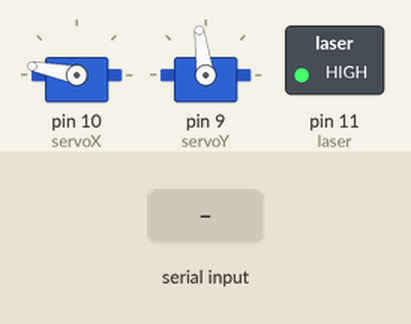
A sketch run on a simulated Arduino Uno, built with avr-gcc and run on an emulated ATmega328P. Shown: 2 × servo, switched loads named in the sketch (green lamp = pin HIGH). The inputs (shaded band) are chosen by the test bench. Random numbers use the default seed unless the sketch sets one; what the sketch prints to the serial monitor is not drawn.

Above: at 1.2 s.
1.3 s: "t" received over Serial
At 2.49 s:
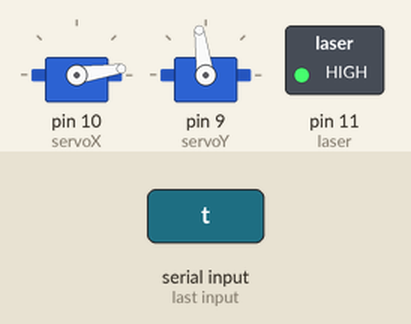
4.3 s: "g" received over Serial
At 4.6 s:
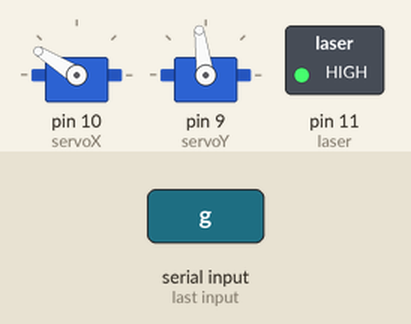
6.2 s: "90,45,200\n" received over Serial
At 7.4 s:
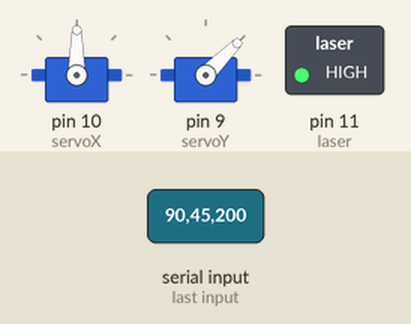
7.7 s: "t" received over Serial
Timing chart, 0 to 12.9 s (numbered marks = the images above; inputs shaded):
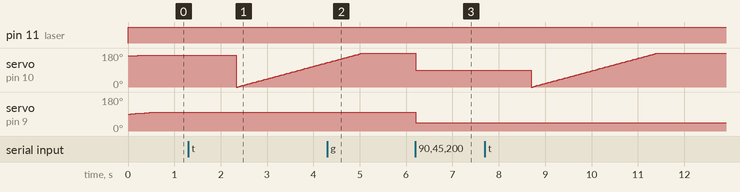

Measured:
- after the input at 6.2 s, servo on pin 10 (servoX): 179° → 90° at once; servo on pin 9 (servoY): 98° → 45° at once

The sketch:

main.ino
```cpp
/* Cat laser attak
 */

#include <Servo.h>
#include <Servo.h>
#include <avr/sleep.h>

Servo servoX;
Servo servoY;
const int laser = 11;
int etat = 0;
// Globals for storing position...  probably useless since the servo library does it for me
int posX=165;
int posY=90;
int xRandRangeMax=15;
int xRandRangeMin=-15;

// Don't want these functions in my way, so prototype them and define them after loop.
void xyMove(int currentX, int currentY, int newX, int newY, int steps=10, int msDuration=500);
void handleInput();


// I'm not very concerned with timing being accurate.  I just want to turn off after ROUGHLY N minutes.  Probably 10.
unsigned long int timer=0;

// timer will track the amount of time this has been on by adding.. until I figure out real time.  When it's larger than X, it'll reset and sleep.
unsigned long int catInterestTime=10;// minutes


unsigned long int highTimer=0;
unsigned long int maxHighTime=15000;//ms; can stay above horizon for 15s.  Logic is broken, but generally working.


void setup() {
  // put your setup code here, to run once:

  pinMode (laser, OUTPUT);
  servoX.attach(10);
  servoY.attach(9);

  //digitalWrite (laser, HIGH);
  servoX.write(posX);
  servoY.write(posY);
  Serial.begin(9600);
  etat = 0;

// related to wake on button press.
  digitalWrite (2, HIGH);  // enable pull-up
}


int elapsedMillis(int startMillis, int endMillis){
  return endMillis - startMillis;
}
unsigned long int trackTime(unsigned long int timer, int startMillis, int endMillis){
  unsigned long int elapsed = (unsigned long int)elapsedMillis(startMillis, endMillis);
  return timer + elapsed;
}

bool isXHigh(int x){
  if (x <= 115){
    return true;
  }
  return false;
}

bool isYHigh(int y){
  if (y>=135){
    return true;
  }
  return false;
}

bool isYLow(int y){
  if (y<=45){
    return true;
  }
  return false;
}
bool isHigh(int x, int y){

/* For the full sweep of x,y, if X>110 ish, points to floor for 0<y<180
   if x<110, points straight out or towards ceiling
   */
  if (isXHigh(x)){
    return true;
  }
  if (isYHigh(y) || isYLow(y)){
    return true;
  }
  return false;
}

void loop(){
  if (Serial.available() != 0){
    handleInput(); //debug mode
  }

  digitalWrite(laser, 1);
  int startMillis= millis();
  int millisBetweenTicks=random(1, 1000);

  int xDir=random(xRandRangeMin,xRandRangeMax);
  int yDir=random(-15,15);
  posX=servoX.read();
  posY=servoY.read();
  Serial.print("(X, Y): "); Serial.print(posX); Serial.print(", ");Serial.println(posY);

  if (highTimer >= maxHighTime){
    if (isXHigh(posX)){
      xDir=random(0, xRandRangeMax);
    }
    if (isYHigh(posY)){
      yDir=random(-15, -1);
    }
    if (isYLow(posY)){
      yDir=random(1, 15);
    }
  }
  Serial.print("(Xmod, Ymod): "); Serial.print(xDir); Serial.print(", ");Serial.println(yDir);

  int laserIntensity=random(0,1); // right now, on or off.  Maybe later, PWM.
  // where as before, we would move by chunks, now we may not.

  xyMove(posX, posY, (posX + xDir), (posY + yDir));
  delay(millisBetweenTicks);

  posX=servoX.read();
  posY=servoY.read();


  int endMillis= millis();
  timer=trackTime(timer, startMillis, endMillis);
  if (isHigh(posX, posY)){
    Serial.print("High: "); Serial.println(highTimer);
    highTimer=trackTime(highTimer, startMillis, endMillis);
  }
  else {
    if (highTimer >= maxHighTime){
      highTimer=0;
    }
  }
  if (shouldSleep(timer)){
    Serial.println("Sleeping");
    timer=0;
    digitalWrite(laser, 0);
    sleep();
  }
}

bool shouldSleep(unsigned long int timer){
  if (timer >= (catInterestTime * 60 * 1000)){
    return true;
  }
  return false;
}

void sleep(){
  set_sleep_mode (SLEEP_MODE_PWR_DOWN);
  sleep_enable();
  // Do not interrupt before we go to sleep, or the
  // ISR will detach interrupts and we won't wake.
  noInterrupts ();
  // will be called when pin D2 goes low
  attachInterrupt (0, wake, FALLING);
  EIFR = bit (INTF0);  // clear flag for interrupt 0
  // turn off brown-out enable in software
  // BODS must be set to one and BODSE must be set to zero within four clock cycles
  MCUCR = bit (BODS) | bit (BODSE);
  // The BODS bit is automatically cleared after three clock cycles
  MCUCR = bit (BODS);
  // We are guaranteed that the sleep_cpu call will be done
  // as the processor executes the next instruction after
  // interrupts are turned on.
  interrupts ();  // one cycle
  sleep_cpu ();   // one cycle
}

void wake ()
{
  // cancel sleep as a precaution
  sleep_disable();
  // precautionary while we do other stuff
  detachInterrupt (0);
}  // end of wake
/*
void old_loop() {

  if (Serial.available() != 0){
    handleInput();
  }


  // put your main code here, to run repeatedly:

  //xyMove(0,0,100,100,100,5000);
  delay(1000);

  timer+=1000;
  //xyMove(100,100,0,0,100,5000);
  int moveX=0;
  int moveY=0;

  // out move range is 0-180;
  int mode=0;

  // number of ms used in a standard move.
  int default_move_time=500;
  mode = random(0,8);
  int confuzzle = random(0,8);
  if (confuzzle==0 && mode <=3) {
    digitalWrite(laser, 0);
    delay(10);
    Serial.println("Confuzzle mode");
  }
  else {
    digitalWrite(laser, 1);
    delay(10);
    Serial.println("NOT Confuzzle mode");
  }
  Serial.print("Mode: "); Serial.println(mode);

  switch(mode){
    case 0: // dunno but move 10 degrees both directions.
      moveX=random(-10,10);
      moveY=random(-10,10);
      xyMove(posX, posY, (posX + moveX), (posY + moveY));
      timer += default_move_time;
      break;
    case 1:
      moveX=random(-30,30);
      moveY=random(-30,30);
      xyMove(posX, posY, (posX + moveX), (posY + moveY));
      //Normal attraction mode, move at a low pace, smooth.
      timer += default_move_time;
      break;
    case 2: // dunno but move 10 degrees both directions.
      moveX=random(-60,60);
      moveY=random(-60,60);
      xyMove(posX, posY, (posX + moveX), (posY + moveY));
      timer += default_move_time;
      break;
    case 3:
      moveX=random(-90,90);
      moveY=random(-90,90);
      xyMove(posX, posY, (posX + moveX), (posY + moveY));
      //Normal attraction mode, move at a low pace, smooth.
      timer += default_move_time;
      break;
      // no breaks.  Extra delays
    case 4:
      timer += 100;
      delay(100);
    case 5:
      break;
    case 6:
      timer += 300;
      delay(300);
    case 7:
      timer += 400;
      delay(400);
    case 8:
      timer += 500;
      delay(500);

  }
  Serial.print("checking timer"); Serial.println(timer);
  if (timer >= (catInterestTime * 60 * 1000)){
    Serial.println("Sleeping");
    timer=0;
    //disable laser
    digitalWrite(laser, 0);
    sleep();

  }
}
*/


void xyMove(int currentX, int currentY, int newX, int newY, int steps=10, int msDuration=500){

  // digitalWrite (laser, HIGH);
  // disable ADC
  // ADCSRA = 0;
  int xMin=0;
  int yMin=0;
  int xMax=0;
  int yMax=0;
  int msDelay=msDuration/steps;
  double xChunk=(newX-currentX)/(double)steps;
  double yChunk=(newY-currentY)/(double)steps;

  double xChunkAccumulator=0.0;
  double yChunkAccumulator=0.0;

  Serial.print("xChunk: "); Serial.println(xChunk);
  Serial.print("yChunk: "); Serial.println(yChunk);
  Serial.print("msDelay: "); Serial.println(msDelay);
  // xCA should be whole and abs
  for (int i=0; i<steps; i++){
    xChunkAccumulator += (xChunk);
    // Serial.print("xCA: "); Serial.println(xChunkAccumulator);

    if (abs(xChunkAccumulator)>=1){
      int ixChunk=(int)xChunkAccumulator;
/*
      Serial.print("xChunk: "); Serial.println(xChunk);
      Serial.print("xWrite: "); Serial.println(ixChunk);
      Serial.print("xTotal: "); Serial.println(ixChunk+currentX);
*/
      xChunkAccumulator-=ixChunk;
      servoX.write(currentX + ixChunk);
      currentX=servoX.read();
    }
    yChunkAccumulator += (yChunk);
    if (abs(yChunkAccumulator)>=1){
      int iyChunk=(int)yChunkAccumulator;
      yChunkAccumulator-=iyChunk;
/*
      Serial.print("yChunk: "); Serial.println(yChunk);
      Serial.print("yWrite: "); Serial.println(iyChunk);
      Serial.print("yTotal: "); Serial.println(iyChunk+currentY);
*/
      servoY.write(currentY + iyChunk);
      currentY=servoY.read();
    }
    delay(msDelay);
  }
  posX=servoX.read();
  posY=servoY.read();
  return;

}


void handleInput(){
  String input;
  int x, y;
  while (input != "x"){
    Serial.print("Waiting: ");

    while(Serial.available() ==0){
    }
    input = Serial.readString();

    Serial.print(input);
    if (input=="g"){

      Serial.print("X:");
      while(Serial.available() ==0){
      }
      x = Serial.parseInt();

      Serial.print("Y:");
      while(Serial.available() ==0){
      }
      y = Serial.parseInt();
      posX=servoX.read();
      posY=servoY.read();

      Serial.print(x);
      Serial.print(",");
      Serial.println(y);

      servoX.write(x);
      servoY.write(y);
    }
    if (input=="G"){

      Serial.print("X:");
      while(Serial.available() ==0){
      }
      x = Serial.parseInt();

      Serial.print("Y:");
      while(Serial.available() ==0){
      }
      y = Serial.parseInt();

      Serial.print("Time:");
      while(Serial.available() ==0){
      }
      int t = Serial.parseInt();
      posX=servoX.read();
      posY=servoY.read();

      Serial.print(x);
      Serial.print(",");
      Serial.println(y);

      int moveX=x;
      int moveY=y;
      xyMove(posX, posY, (posX + moveX), (posY + moveY), 10, t);
    }
    if (input=="t"){
      x=0;
      while (x<180){
        servoX.write(x);
        delay(15);
        x++;
      }
    }
  }
}
```
